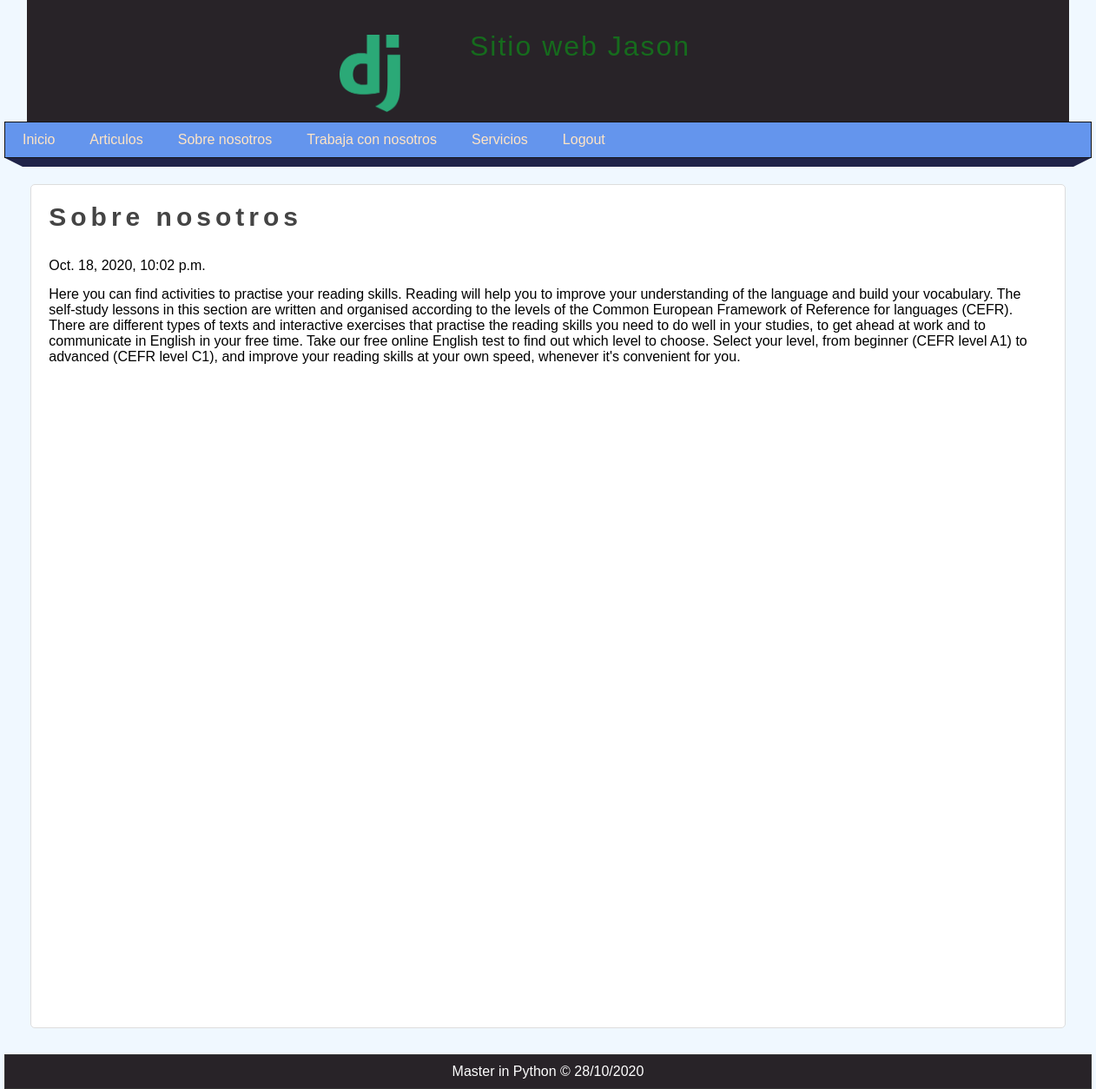
The app's page /pagina/sobre-nosotros (signed in) with its own data.
### pages/models.py (models this page shows, shortened)
class Page(models.Model):
    title = models.CharField(max_length=50, verbose_name='Titulo')
    content = RichTextField(verbose_name='Contenido')
    slug = models.CharField(unique=True, max_length=50, verbose_name='URL unico')
    order = models.IntegerField(default=0, verbose_name='Orden')
    visible = models.BooleanField(verbose_name='¿Visible?')
    create_at = models.DateTimeField(auto_now=True, verbose_name='Fecha de creado')
    update_at= models.DateTimeField(auto_now=True, verbose_name='Actualizado el')
    class Meta:
        verbose_name = 'Pagina'
        verbose_name_plural = 'Paginas'

### pages/views.py (the view)
# urls.py: path('pagina/<str:slug>', views.page, name='page'),
@login_required(login_url='login')
def page(request, slug):
    page = Page.objects.get(slug = slug)
    return render(request, 'page.html', {
        'title': 'Pages',
        'page': page
    })

### blog/context_processor.py (called while the page is built)
def get_categories(request):
    categories = Category.objects.values_list('id', 'name')
    return {
        'categories': categories
    }

### pages/context_processor.py (called while the page is built)
def get_pages(request):
    pages = Page.objects.filter(visible=True).order_by('order').values_list('id', 'title', 'slug', 'create_at')
    return {
        'pages': pages
    }

### pages/templates/page.html
{% extends 'layouts/layout.html' %}
{% block content %}
    <h1 class="title">{{page.title}}</h1>
    <span class="date">{{page.create_at}}</span>
    <p class="content">
        {{page.content|safe}}
    </p>
{% endblock %}

### mainapp/templates/layouts/layout.html (shortened to what this page needs)
<!DOCTYPE html>
<html lang="en">
<head>
    {% load static %}
    <link rel="stylesheet" href="{% static 'css/styles.css' %}">
</head>
<body>
    <header>
        <div id="logo">
            <img src="{% static 'images/logo.png' %}" alt="">
            <h1>Sitio web Jason </h1>
        </div>
    </header>
    <nav>
        <ul>
            <li>
                <a href="{% url 'inicio' %}">Inicio</a>
            </li>
            {% if user.email %}
                <li>
                    <a href="{% url 'articles' %}">Articulos</a>
                </li>
                {% for page in pages%}
                    <li>
                        <a href="{% url 'page' page.2 %}">{{ page.1 }}</a>
                    </li>
                {% endfor %}
                <li>
                    <a href="{% url 'logout' %}">Logout</a>
                </li>
            {% else %}
                <li>
                    <a href="{% url 'register' %}">Registro</a>
                </li><li>
                    <a href="{% url 'login' %}">Login</a>
                </li>
            {% endif %}
        </ul>
    </nav>
    <div class="barra">
        <span class="bar-left">
        </span>
        <span class="bar-fill">
        </span>
        <span class="bar-right">
        </span>
    </div>
    <div id="content">
        <div class="box">
                {%block content %}
                {% endblock %}
        </div>
    </div>
    <footer>
        Master in Python &copy; {% now "d/m/Y" %}
    </footer>
</body>
</html>

### mainapp/static/css/styles.css (style rules this page uses)
* { margin: 0; padding: 0; font-family: Verdana, Geneva, Tahoma, sans-serif; text-decoration: none; }
body { background-color: aliceblue; }
header { width: 1200px; height: 140px; background-color: #282328; margin: 0 auto; }
#logo { width: 40%; height: 400px; margin: 0 auto; padding-top: 20px; }
#logo h1 { display: block; letter-spacing: 2px; font-weight: 50; color: rgb(22, 107, 29); margin-top: 15px; margin-left: 150px; }
#logo img { display: block; width: 70px; float: left; margin-top: 20px; }
nav { width: 1250px; height: 40px; background-color: cornflowerblue; border: 1px solid #141314; margin: 0 auto; box-shadow: 0px, 100px, 100px, gray; }
nav > ul { list-style: none; text-decoration: none; }
nav > ul > li { line-height: 40px; float: left; }
nav > ul > li > a { display: block; line-height: 40px; padding-left: 20px; padding-right: 20px; color: bisque; }
.barra { width: 1250px; margin: 0 auto; }
.bar-left { display: block; border-left: 20px solid transparent; border-top: 10px solid #202449; float: left; }
.bar-right { display: block; border-right: 20px solid transparent; border-top: 10px solid #202449; float: right; }
.bar-fill { display: block; width: 1210px; height: 10px; background-color: #202449; float: left; }
#content { width: 1210px; min-height: 930px; margin: 00 auto; margin-bottom: 30px; margin-top: 30px; }
.box { background: white; width: 95%; min-height: 930px; padding: 20px; border: 1px solid #ddd; margin: 0 auto; border-radius: 5px; }
.title { color: #444 ; letter-spacing: 5px; font-size: 30px; margin-bottom: 30px; }
footer { width: 1250px; background-color: #282328; border: 1px solid #333; color: white; padding-top: 10px; padding-bottom: 10px; text-align: center; box-shadow: 0px, 0px, 20px, gray; margin: 0 auto; }
.date { display: block; margin-top: 15px; margin-bottom: 15px; font-family: 'Lucida Sans', 'Lucida Sans Regular', 'Lucida Grande', 'Lucida Sans Unicode', Geneva, Verdana, sans-serif; }
.content { line-height: 25px; }

### records on screen
Page: title "Sobre nosotros", create_at "Oct. 18, 2020, 10:02 p.m.", content "Here you can find activities to practise your reading skills. Reading will help you to improve your understanding of the language and build your vocabulary. The self-study lessons in this section are written and organised according to the levels of the Common European Framework of Reference for languages (CEFR). There are different types of texts and interactive exercises that practise the reading skills you need to do well in your studies, to get ahead at work and to communicate in English in your free time. Take our free online English test to find out which level to choose. Select your level, from beginner (CEFR level A1) to advanced (CEFR level C1), and improve your reading skills at…"
Page: title "Trabaja con nosotros"
Page: title "Servicios"
